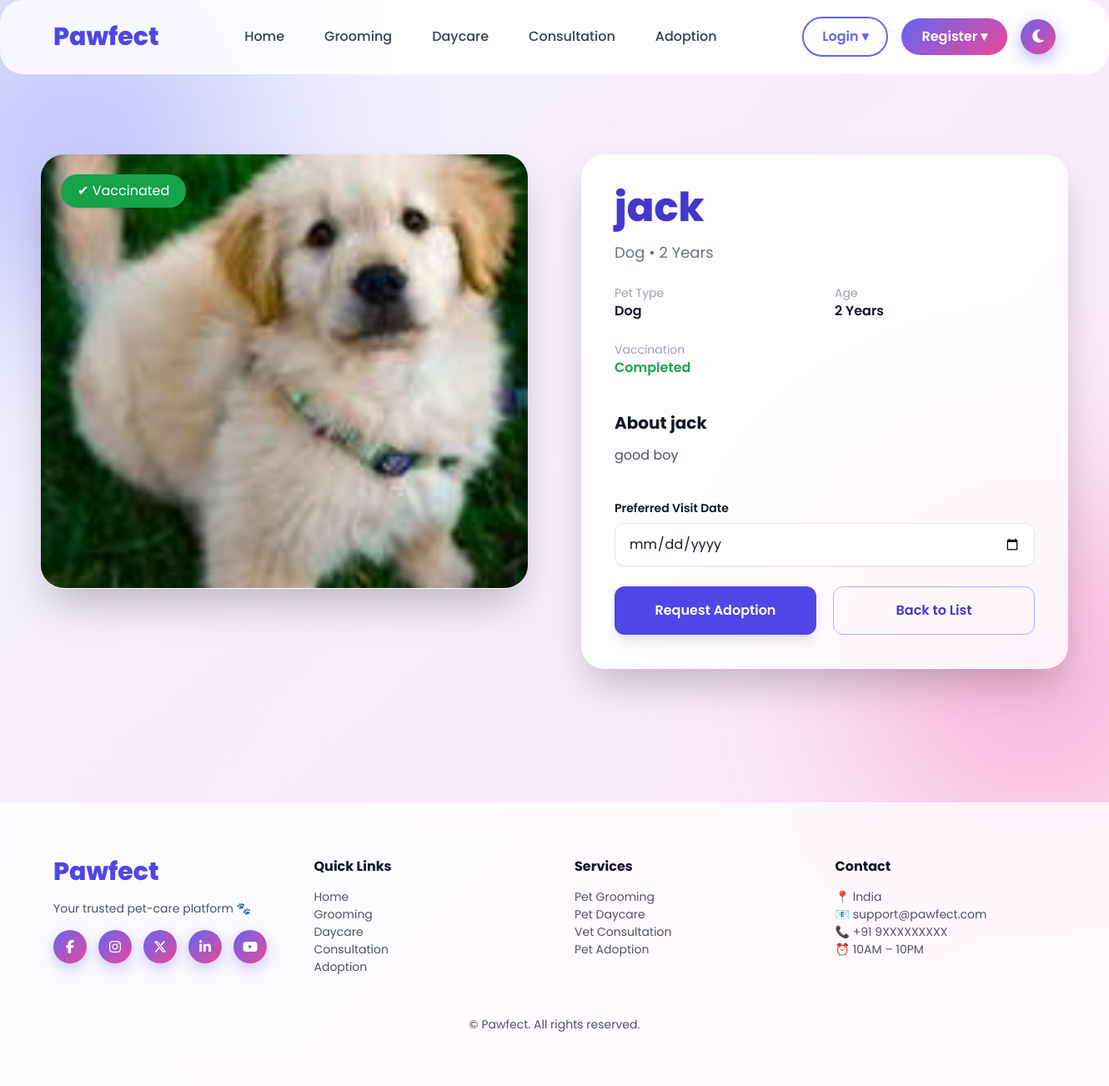
The page /pet/1/ on the database its author committed.
### petapp/models.py (models this page shows, shortened)
class Pet(models.Model):
    STATUS_CHOICES = [
        ("available", "Available"),
        ("adopted", "Adopted"),
        ("hidden", "Hidden"),
    ]
    name = models.CharField(max_length=100)
    pet_type = models.CharField(max_length=100)
    age = models.PositiveIntegerField()
    description = models.TextField()
    image = models.ImageField(upload_to='pet_images/', blank=True, null=True)
    vaccinated = models.BooleanField(default=True)
    status = models.CharField(
        max_length=20,
        choices=STATUS_CHOICES,
        default="available"
    )

### petapp/views.py (the view)
# urls.py: path("pet/<int:pet_id>/", views.petDetails, name="petDetails"),
def petDetails(request, pet_id):
    pet = get_object_or_404(Pet, id=pet_id)
    adoption = None
    if "user_id" in request.session:
        user = user_registration.objects.get(id=request.session["user_id"])
        adoption = AdoptionRequest.objects.filter(user=user, pet=pet).first()
        if adoption:
            return redirect("petapp:adoptionSuccess", id=adoption.id)
    return render(request, "user/petDetails.html", {
        "pet": pet,
        "adoption": adoption
    })

### templates/user/petDetails.html (shortened to what this page needs)
{% extends "user/base.html" %}
{% load static %}
{% block content %}
<div class="blob two"></div>
<section class="max-w-7xl mx-auto px-6 py-24">
  <div class="grid lg:grid-cols-2 gap-16 items-start fade">
    <div class="glass shadow-2xl overflow-hidden relative">
      <img src="{{ pet.image.url }}" class="w-full h-[520px] object-cover">
      {% if pet.vaccinated %}
      <div class="absolute top-6 left-6 bg-green-600 text-white px-5 py-2 rounded-full shadow">
        ✔ Vaccinated
      </div>
      {% endif %}
    </div>
    <div class="glass shadow-2xl p-10">
      <h1 class="text-5xl font-extrabold text-indigo-700 mb-4">
        {{ pet.name }}
      </h1>
      <p class="text-gray-500 text-lg mb-6">
        {{ pet.pet_type }} • {{ pet.age }} Years
      </p>
      <div class="grid sm:grid-cols-2 gap-6 mb-10">
        <div>
          <p class="text-sm text-gray-400">Pet Type</p>
          <p class="font-semibold">{{ pet.pet_type }}</p>
        </div>
        <div>
          <p class="text-sm text-gray-400">Age</p>
          <p class="font-semibold">{{ pet.age }} Years</p>
        </div>
        <div>
          <p class="text-sm text-gray-400">Vaccination</p>
          <p class="font-semibold text-green-600">
            {% if pet.vaccinated %}Completed{% else %}Pending{% endif %}
          </p>
        </div>
      </div>
      <div class="mb-10">
        <h3 class="text-xl font-bold mb-3">About {{ pet.name }}</h3>
        <p class="text-gray-600 leading-relaxed">
          {{ pet.description }}
        </p>
      </div>
      {% if adoption %}
      <div class="space-y-6">
        <div class="p-4 rounded-xl bg-green-50 border border-green-200 text-green-700 font-semibold">
          ✅ You’ve already requested adoption for this pet.
        </div>
        <div class="flex gap-5">
          <button class="w-1/2 py-4 rounded-xl font-semibold btn-disabled" disabled>
            Request Adoption
          </button>
          <a href="{% url 'petapp:adoptionSuccess' adoption.id %}"
             class="w-1/2 py-4 rounded-xl font-semibold text-center glow-btn">
            Track Adoption
          </a>
        </div>
        <a href="{% url 'petapp:adoptionlist' %}"
           class="block text-center text-indigo-600 font-semibold hover:underline">
          ← Back to List
        </a>
      </div>
      {% else %}
      <form method="POST" action="{% url 'petapp:adoptPet' pet.id %}" class="space-y-6">
        <div>
          <label class="block text-sm font-semibold mb-2">Preferred Visit Date</label>
          <input type="date" name="visit_date" required
                 class="w-full px-4 py-3 rounded-xl border shadow-sm">
        </div>
        <div class="flex gap-5">
          <button type="submit"
            class="w-1/2 py-4 bg-indigo-600 hover:bg-indigo-700 text-white rounded-xl font-semibold shadow-lg">
            Request Adoption
          </button>
          <a href="{% url 'petapp:adoptionlist' %}"
            class="w-1/2 py-4 border border-indigo-300 text-indigo-700 rounded-xl font-semibold hover:bg-indigo-50 text-center">
            Back to List
          </a>
        </div>
      </form>
      {% endif %}
    </div>
  </div>
</section>
{% endblock %}

### templates/user/base.html (style rules this page uses)
html { background-color: #020617; }
body { background-color: inherit; }
* { margin:0;padding:0;box-sizing:border-box }
html, body { width:100%; min-height:100%; }
body { font-family:"Poppins",sans-serif; background:linear-gradient(180deg,#f7f8ff,#fff6fb); color:#111827; transition: background .6s ease, color .6s ease; }
.glass { background:rgba(255,255,255,.75); backdrop-filter:blur(14px); border-bottom:1px solid rgba(255,255,255,.4); }

### templates/user/petDetails.html (style rules this page uses)
* { margin:0;padding:0;box-sizing:border-box }
body { background:linear-gradient(135deg,#eef1ff,#ffe6f5); overflow-x:hidden; }
.blob { position:fixed; width:420px;height:420px; border-radius:50%; filter:blur(120px); opacity:.45; z-index:-1; }
.blob.two { background:#f472b6;bottom:-120px;right:-120px }
.glass { background:rgba(255,255,255,.82); backdrop-filter:blur(20px); border-radius:28px; }
.fade { animation:fadeUp .7s ease forwards }

### rows shown on the page
Pet: image (picture), name "jack", pet_type "Dog", age "2", description "good boy"
